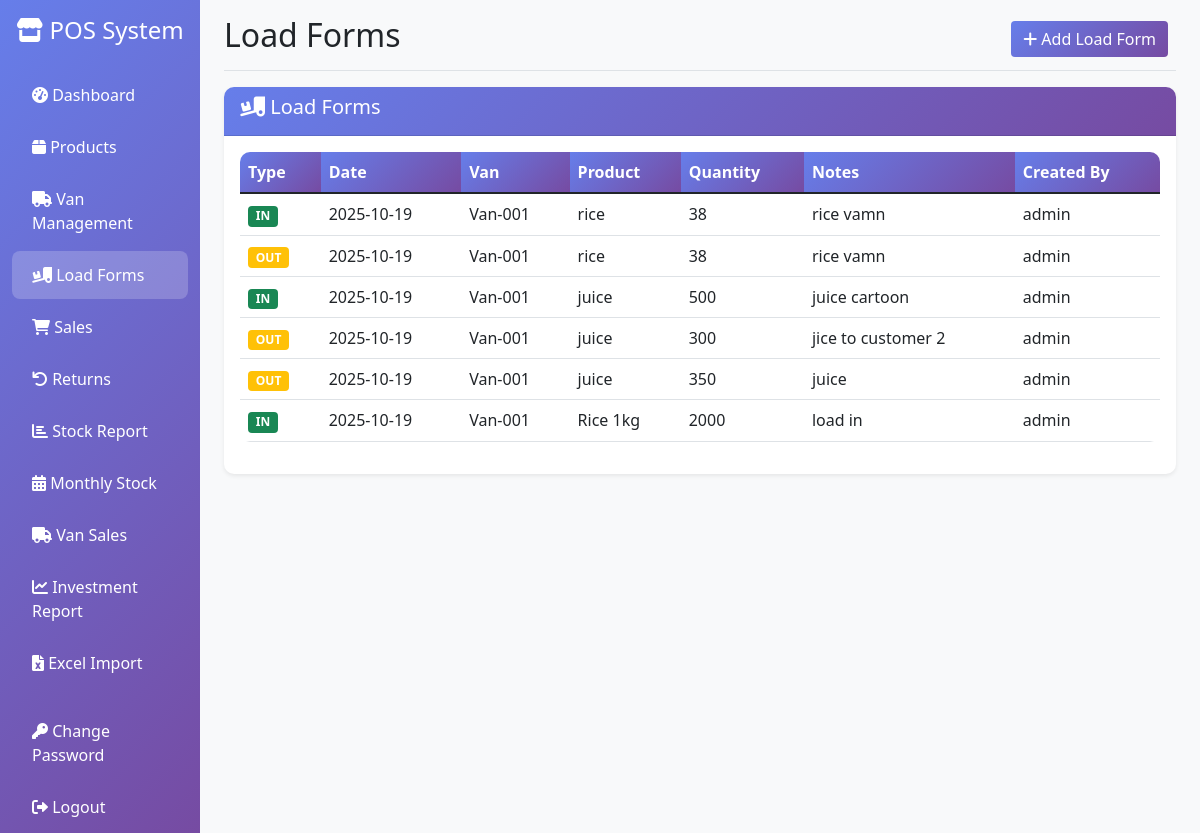
The page /load_forms (signed in) on the database its author committed.
### app.py (models this page shows)
class LoadForm(db.Model):
    id = db.Column(db.Integer, primary_key=True)
    form_type = db.Column(db.String(10), nullable=False)  # 'in' or 'out'
    van_id = db.Column(db.Integer, db.ForeignKey('van.id'), nullable=False)
    product_id = db.Column(db.Integer, db.ForeignKey('product.id'), nullable=False)
    quantity = db.Column(db.Integer, nullable=False)
    date = db.Column(db.Date, nullable=False)
    notes = db.Column(db.Text)
    created_by = db.Column(db.Integer, db.ForeignKey('user.id'), nullable=False)
    created_at = db.Column(db.DateTime, default=datetime.utcnow)
    van = db.relationship('Van', backref='load_forms')
    product = db.relationship('Product', backref='load_forms')
    user = db.relationship('User', backref='load_forms')

class Van(db.Model):
    id = db.Column(db.Integer, primary_key=True)
    name = db.Column(db.String(100), nullable=False)
    driver_name = db.Column(db.String(100))
    phone = db.Column(db.String(20))
    license_number = db.Column(db.String(50))
    created_at = db.Column(db.DateTime, default=datetime.utcnow)

class Product(db.Model):
    id = db.Column(db.Integer, primary_key=True)
    name = db.Column(db.String(100), nullable=False)
    sku = db.Column(db.String(50), unique=True, nullable=False)
    category = db.Column(db.String(50), nullable=False)
    cost_price = db.Column(db.Float, nullable=False)
    selling_price = db.Column(db.Float, nullable=False)
    stock_quantity = db.Column(db.Integer, default=0)
    min_stock_level = db.Column(db.Integer, default=10)
    gst_rate = db.Column(db.Float, default=18.0)  # GST percentage
    created_at = db.Column(db.DateTime, default=datetime.utcnow)
    updated_at = db.Column(db.DateTime, default=datetime.utcnow, onupdate=datetime.utcnow)

class User(UserMixin, db.Model):
    id = db.Column(db.Integer, primary_key=True)
    username = db.Column(db.String(80), unique=True, nullable=False)
    email = db.Column(db.String(120), unique=True, nullable=False)
    password_hash = db.Column(db.String(120), nullable=False)
    role = db.Column(db.String(20), default='staff')  # admin, staff
    created_at = db.Column(db.DateTime, default=datetime.utcnow)

### app.py (the view)
@app.route('/load_forms')
@login_required
def load_forms():
    forms = LoadForm.query.order_by(LoadForm.date.desc()).all()
    return render_template('load_forms.html', forms=forms)

### app.py (called while the page is built)
@login_manager.user_loader
def load_user(user_id):
    return User.query.get(int(user_id))

### templates/load_forms.html (shortened to what this page needs)
{% extends "base.html" %}
{% block page_title %}Load Forms{% endblock %}
{% block page_actions %}
<a href="{{ url_for('add_load_form') }}" class="btn btn-primary">
    <i class="fas fa-plus"></i> Add Load Form
</a>
{% endblock %}
{% block content %}
<div class="card">
    <div class="card-header">
        <h5><i class="fas fa-truck-loading"></i> Load Forms</h5>
    </div>
    <div class="card-body">
        <div class="table-responsive">
            <table class="table table-hover">
                <thead>
                    <tr>
                        <th>Type</th>
                        <th>Date</th>
                        <th>Van</th>
                        <th>Product</th>
                        <th>Quantity</th>
                        <th>Notes</th>
                        <th>Created By</th>
                    </tr>
                </thead>
                <tbody>
                    {% for form in forms %}
                    <tr>
                        <td>
                            <span class="badge {% if form.form_type == 'in' %}bg-success{% else %}bg-warning{% endif %}">
                                {{ form.form_type.upper() }}
                            </span>
                        </td>
                        <td>{{ form.date.strftime('%Y-%m-%d') }}</td>
                        <td>{{ form.van.name }}</td>
                        <td>{{ form.product.name }}</td>
                        <td>{{ form.quantity }}</td>
                        <td>{{ form.notes or '-' }}</td>
                        <td>{{ form.user.username }}</td>
                    </tr>
                    {% endfor %}
                </tbody>
            </table>
        </div>
    </div>
</div>
{% endblock %}

### templates/base.html (style rules this page uses)
.card { border: none; box-shadow: 0 0.125rem 0.25rem rgba(0, 0, 0, 0.075); border-radius: 10px; }
.card-header { background: linear-gradient(135deg, #667eea 0%, #764ba2 100%); color: white; border-radius: 10px 10px 0 0 !important; }
.btn-primary { background: linear-gradient(135deg, #667eea 0%, #764ba2 100%); border: none; }
.table { border-radius: 10px; overflow: hidden; }
.table thead th { background: linear-gradient(135deg, #667eea 0%, #764ba2 100%); color: white; border: none; }

### rows shown on the page
LoadForm: form_type "IN", date "2025-10-19", van.name "Van-001", product.name "rice", quantity "38", notes "rice vamn", user.username "admin"
LoadForm: form_type "OUT", date "2025-10-19", van.name "Van-001", product.name "rice", quantity "38", notes "rice vamn", user.username "admin"
LoadForm: form_type "IN", date "2025-10-19", van.name "Van-001", product.name "juice", quantity "500", notes "juice cartoon", user.username "admin"
LoadForm: form_type "OUT", date "2025-10-19", van.name "Van-001", product.name "juice", quantity "300", notes "jice to customer 2", user.username "admin"
LoadForm: form_type "OUT", date "2025-10-19", van.name "Van-001", product.name "juice", quantity "350", notes "juice", user.username "admin"
LoadForm: form_type "IN", date "2025-10-19", van.name "Van-001", product.name "Rice 1kg", quantity "2000", notes "load in", user.username "admin"
